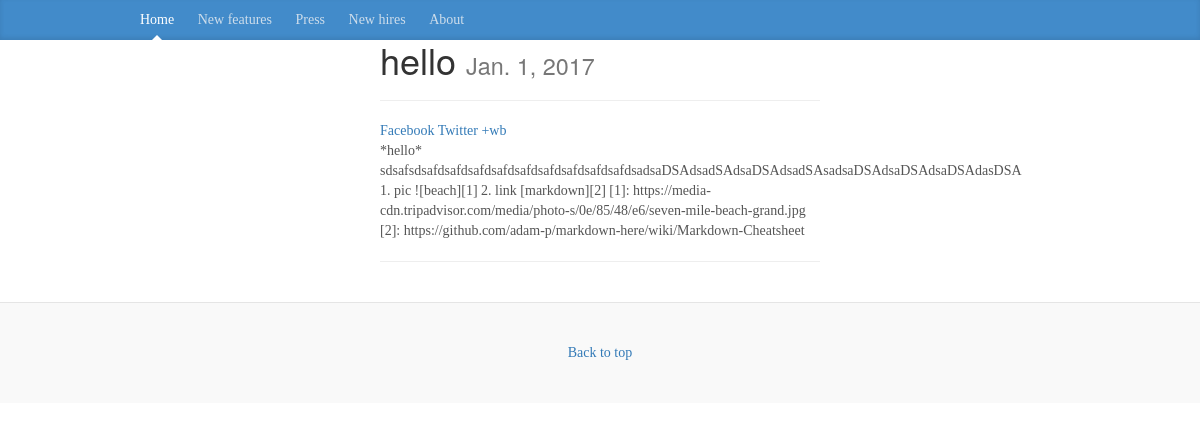
Screenshot of /posts/hello-10/ with the database file from the repository.
### posts/models.py (models this page shows, shortened)
class Post(models.Model):
	user = models.ForeignKey(settings.AUTH_USER_MODEL,default=1)
	title = models.CharField(max_length=120)
	slug = models.SlugField(unique=True)
	content = models.TextField()
	updated = models.DateTimeField(auto_now=True, auto_now_add=False)
	timestamp = models.DateTimeField(auto_now=False, auto_now_add=True)
	image = models.ImageField(upload_to=upload_location,
		null=True,
		blank=True,
		width_field="width_field",
		height_field="height_field")
	height_field = models.IntegerField(default=0)
	width_field = models.IntegerField(default=0)
	draft = models.BooleanField(default=False)
	publish = models.DateField(auto_now=False,auto_now_add=False)
	objects = PostManager()
	class Meta:
		ordering = ["-timestamp","-updated"]

### posts/views.py (the view)
# urls.py: url(r'^(?P<slug>[\w-]+)/$', post_detail,name='detail'),
def post_detail(request,slug=None): #retrieve
	instance = get_object_or_404(Post,slug=slug)
	if instance.publish > timezone.now().date() or instance.draft:
		if not request.user.is_staff or not request.user.is_superuser:
			raise Http404
	context = {
		"title": instance.title,
		"instance":instance,
	}
	return render(request, "post_detail.html", context)

### templates/post_detail.html (shortened to what this page needs)
{% extends "base.html" %}
{% block content %}
<div class='col-sm-6 col-sm-offset-3'>
<h1>{{ title }}
<small>
 {{ instance.publish }}
 </small>
 </h1>
<p><div class="fb-like" data-href="{{ request.build_absolute_uri }}" data-layout="button_count" data-action="like" data-show-faces="true" data-share="true"></div>
<hr/>
</p>
<a href="https://www.facebook.com/sharer/sharer.php?u={{ request.build_absolute_uri }}">
Facebook
</a>
<a href="https://twitter.com/home?status={{ share_string}}%20{{ request.build_absolute_uri }}">
Twitter
</a>
<a href="javascript:void(function(){var d=document,e=encodeURIComponent,s1=window.getSelection,s2=d.getSelection,s3=d.selection,s=s1?s1():s2?s2():s3?s3.createRange().text:'',r='http://service.weibo.com/share/share.php?url='+e(d.location.href)+'&title='+e(d.title),x=function(){if(!window.open(r,'weibo','toolbar=0,resizable=1,scrollbars=yes,status=1,width=450,height=330'))location.href=r+'&r=1'};if(/Firefox/.test(navigator.userAgent)){setTimeout(x,0)}else{x()}})()">+wb</a>
<div class='row'>
<div class='col-sm-12'>
   <div class='content-markdown'>{{ instance.content }}</div>
<hr/>
<br/>
</div>
</div>
</div>
{% endblock content %}

### static/css/navbar.css (style rules this page uses)
body { font-family: Georgia, "Times New Roman", Times, serif; color: #555; }
h1, .h1, h2, .h2, h3, .h3, h4, .h4, h5, .h5, h6, .h6 { margin-top: 0; font-family: "Helvetica Neue", Helvetica, Arial, sans-serif; font-weight: normal; color: #333; }

### rows the page displays
Post: title "hello", publish "Jan. 1, 2017", content "*hello* sdsafsdsafdsafdsafdsafdsafdsafdsafdsafdsafdsadsaDSAdsadSAdsaDSAdsadSAsadsaDSAdsaDSAdsaDSAdasDSA 1. pic ![beach][1] 2. link [markdown][2] [1]: https://media-cdn.tripadvisor.com/media/photo-s/0e/85/48/e6/seven-mile-beach-grand.jpg [2]: https://github.com/adam-p/markdown-here/wiki/Markdown-Cheatsheet"
